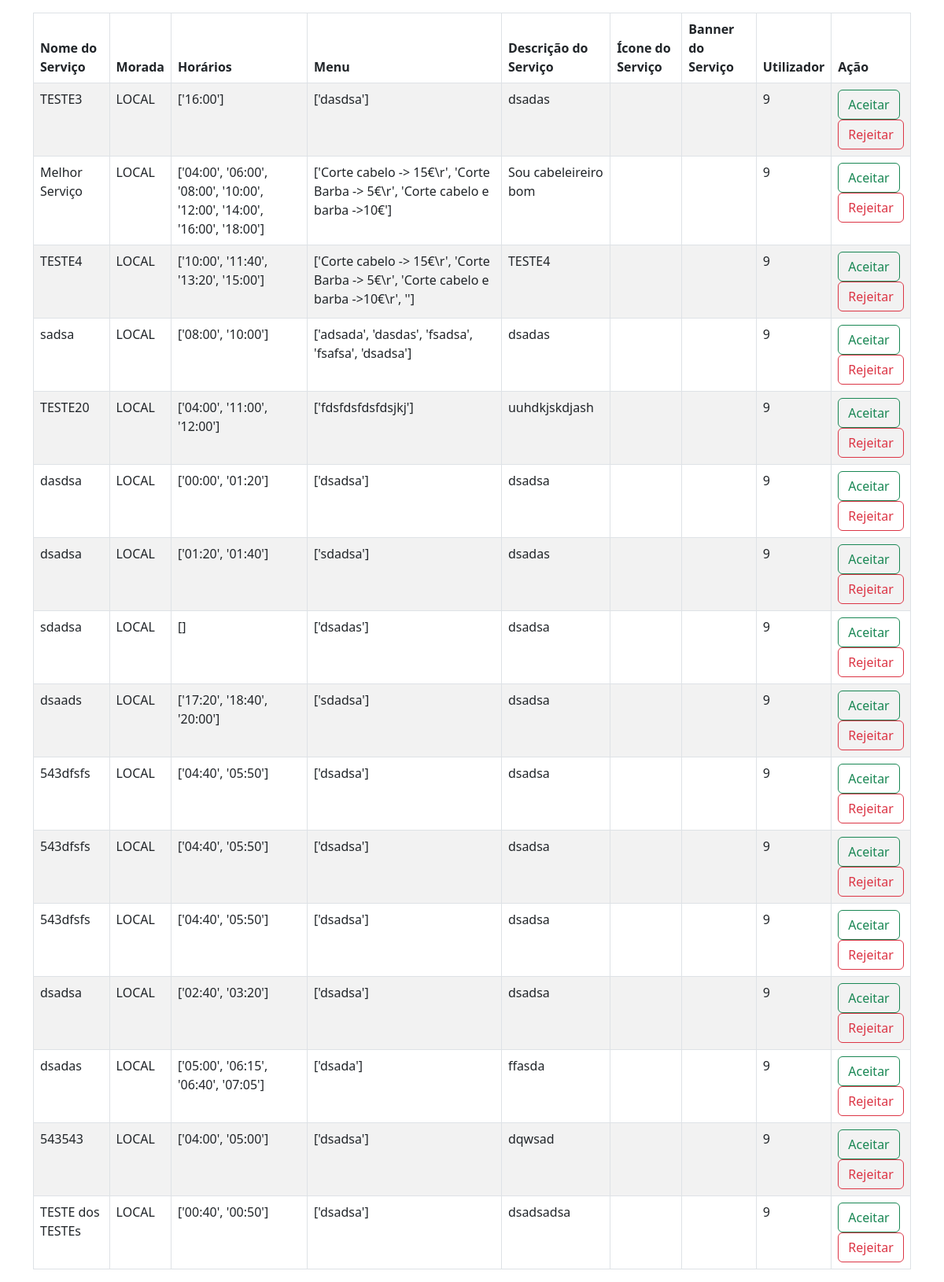
The page /my_scheduler_api/adminpage on the database as committed earlier.
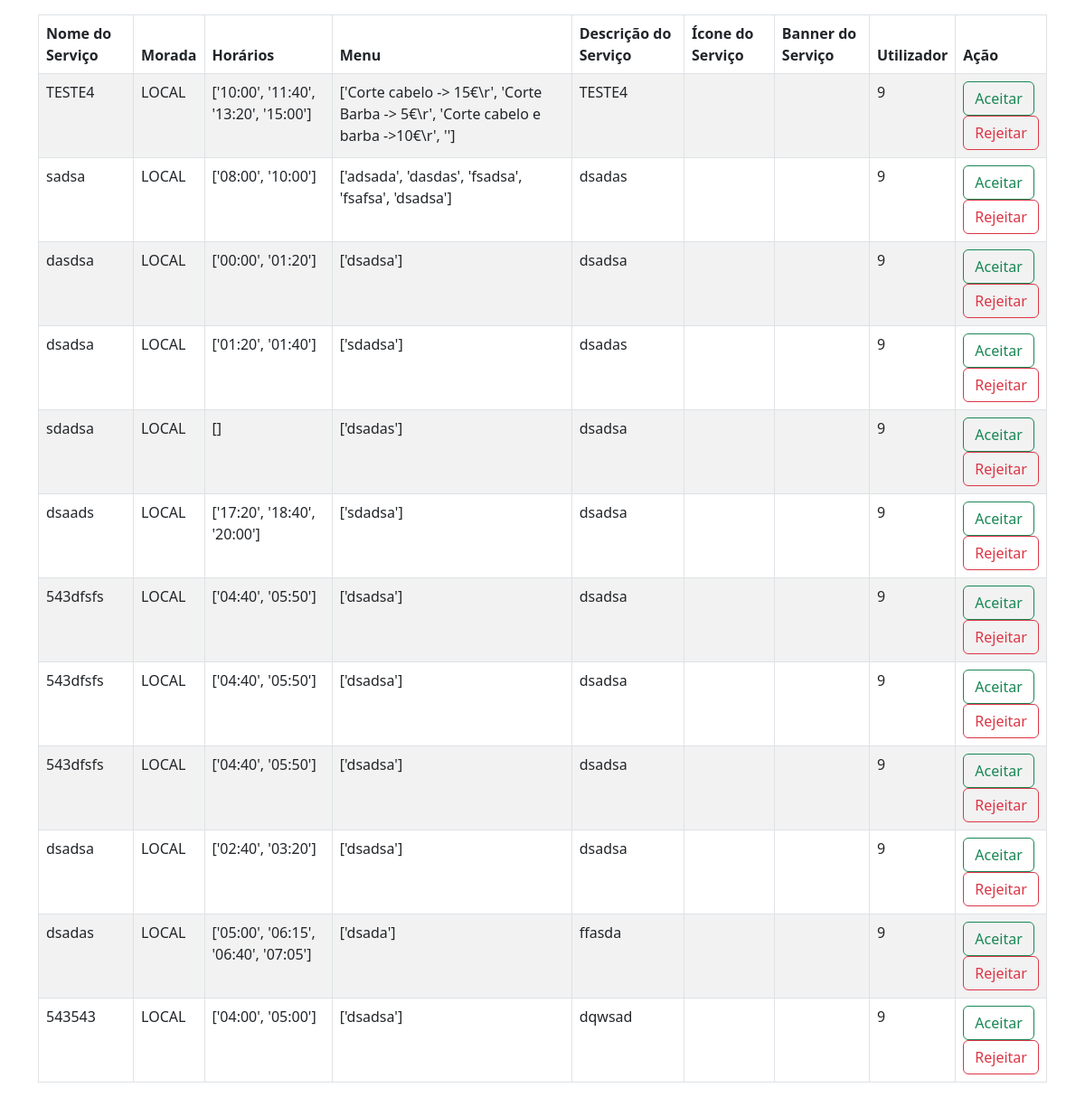
The same page on the database as committed later.
### my_scheduler_api/models.py (models this page shows, shortened)
class Services(models.Model):
    client = models.ForeignKey(Client, on_delete=models.CASCADE)
    name = models.CharField(max_length=100)
    selected_times = models.JSONField()
    menuItems = models.JSONField()
    description = models.TextField()
    address = models.CharField(max_length=255)
    icon = models.ImageField(default="static/media/profile_default.png")
    banner = models.ImageField(default="static/media/profile_default.png")
    is_approved = models.BooleanField(default=False)

class Client(models.Model):
    user = models.OneToOneField(User, on_delete=models.CASCADE)
    name = models.CharField(max_length=100)
    email = models.EmailField(max_length=100, unique=True)
    phone = models.CharField(max_length=15, unique=True)
    location = models.CharField(max_length=50)
    image = models.ImageField(default="static/media/profile_default.png")

### my_scheduler_api/views.py (the view)
# urls.py: path('adminpage', views.admin_page, name='adminpage'),
def admin_page(request):
    servicos_pendentes = Services.objects.filter(is_approved=False)
    return render(request, 'adminpage.html', {'servicos_pendentes': servicos_pendentes})

### my_scheduler_api/templates/adminpage.html (shortened to what this page needs)
<!DOCTYPE html>
<html lang="pt">
<head>
    <link href="https://cdn.jsdelivr.net/npm/bootstrap@5.3.0/dist/css/bootstrap.min.css" rel="stylesheet">
    <link href="https://maxcdn.bootstrapcdn.com/font-awesome/4.3.0/css/font-awesome.min.css" rel="stylesheet">
    <link rel="stylesheet"
          href="https://cdnjs.cloudflare.com/ajax/libs/bootstrap-select/1.14.0-beta2/css/bootstrap-select.min.css">
</head>
<body>
<div class="container mt-3">
    <table class="table table-striped table-bordered">
        <thead>
        <tr>
            <th>Nome do Serviço</th>
            <th>Morada</th>
            <th>Horários</th>
            <th>Menu</th>
            <th>Descrição do Serviço</th>
            <th>Ícone do Serviço</th>
            <th>Banner do Serviço</th>
            <th>Utilizador</th>
            <th>Ação</th>
        </tr>
        </thead>
        <tbody>
        {% for servico in servicos_pendentes %}
            <tr>
                <td>{{ servico.name }}</td>
                <td>LOCAL</td>
                <td>{{ servico.selected_times }}</td>
                <td>{{ servico.menuItems }}</td>
                <td>{{ servico.description }}</td>
                <td>{{ servico.icon }}</td>
                <td>{{ servico.banner }}</td>
                <td>{{ servico.client.user_id }}</td>
                <td>
                    <form method="POST" action="{% url 'my_scheduler_api:aprovar_servico' servico.id %}">
                        <button type="submit" class="btn btn-outline-success" data-servico-id="{{ servico.id }}">
                            Aceitar
                        </button>
                    </form>
                    <form method="POST" action="{% url 'my_scheduler_api:rejeitar_servico' servico.id %}">
                        <button type="submit" class="btn btn-outline-danger">Rejeitar</button>
                    </form>
                </td>
            </tr>
        {% endfor %}
        </tbody>
    </table>
</div>
</body>

Rows that differ between the two databases and show on the page:
no longer on this page (row edited): Services: name "TESTE3", selected_times "['16:00']", menuItems "['dasdsa']", description "dsadas", client.user_id "9"
no longer on this page (row edited): Services: name "Melhor Serviço", selected_times "['04:00', '06:00', '08:00', '10:00', '12:00', '14:00', '16:00', '18:00']", menuItems "['Corte cabelo -> 15€\\r', 'Corte Barba -> 5€\\r', 'Corte cabelo e barba ->10€']", description "Sou cabeleireiro bom", client.user_id "9"
removed Services: name "TESTE20", selected_times "['04:00', '11:00', '12:00']", menuItems "['fdsfdsfdsfdsjkj']", description "uuhdkjskdjash", client.user_id "9"
no longer on this page (row edited): Services: name "TESTE dos TESTEs", selected_times "['00:40', '00:50']", menuItems "['dsadsa']", description "dsadsadsa", client.user_id "9"
